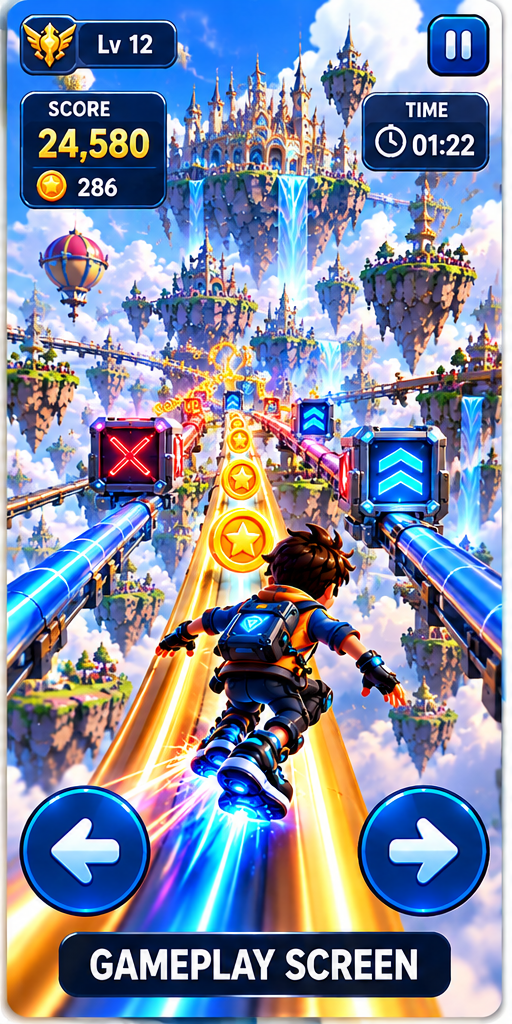
#> input picture docs/reference/1-gameplay-screen.png, 512 x 1024 px, found by its file name
$ python extract_screen1.py
#> lines starting #> are read from the running program, lines starting #| are printed output that depends on the picture; after the words box and inside, x2 and y2 are one past the last pixel; in counts of white or black regions, pixels touching at a corner belong together
"""Split the supplied GAMEPLAY SCREEN image into layers for the app.

Everything comes from the supplied image's own pixels:
  plate.png  - the full screen image with the boy and the gold-rail coin trail
               lifted out (the small hidden areas behind them are restored
               from surrounding pixels of the same image)
  boy.png    - the boy, cut out with an alpha mask
  coin.png   - the big star coin, cut out (reused for approaching coins)
  block_x.png / block_chevron.png - the red X block and blue chevron block
  hud.png    - the HUD artwork only (drawn on top of moving objects)
  src/screen1/layers.json - pixel positions of everything (512x1024 image space)

Run: python3 tools/extract_screen1.py
"""
import json
import cv2
import numpy as np

SRC = 'docs/reference/1-gameplay-screen.png'
OUT = 'public/screen1'

img = cv2.imread(SRC)
#> img is the input picture: shape (1024, 512, 3); mean B, G, R 163.2, 139.8, 131.9
H, W = img.shape[:2]
assert (W, H) == (512, 1024), (W, H)

# ------------------------------------------------------------------ boy
mask = np.full((H, W), cv2.GC_BGD, np.uint8)
mask[512:828, 150:412] = cv2.GC_PR_BGD
poly = np.array([(262,526),(300,520),(338,540),(352,572),(336,600),(350,630),(392,668),(405,700),(392,705),(372,690),(340,650),(328,690),(318,740),(300,760),(292,800),(280,820),(250,812),(232,800),(212,778),(196,760),(214,730),(228,700),(214,660),(200,640),(170,652),(158,650),(168,630),(200,615),(222,605),(250,590),(262,560)], np.int32)
cv2.fillPoly(mask, [poly], cv2.GC_PR_FGD)
for c in [
    [(270,560),(320,560),(330,600),(320,660),(300,700),(260,700),(240,660),(230,610)],
    [(236,760),(265,745),(280,800),(250,805)],
    [(270,530),(310,528),(325,555),(280,565)],
    # gloves with the orange fingertips
    [(158,648),(170,636),(190,632),(200,640),(196,658),(178,666),(162,662)],
    [(362,684),(372,674),(392,680),(406,694),(404,712),(392,718),(376,708)],
]:
    cv2.fillPoly(mask, [np.array(c, np.int32)], cv2.GC_FGD)
#> mask: shape (1024, 512); min 0, max 3, mean 0.318
# Rail visible beside the head / under the right arm is background.
for c in [
    [(212,519),(284,518),(280,526),(268,536),(262,547),(258,565),(257,580),(247,597),(224,600),(210,598)],
]:
    cv2.fillPoly(mask, [np.array(c, np.int32)], cv2.GC_BGD)
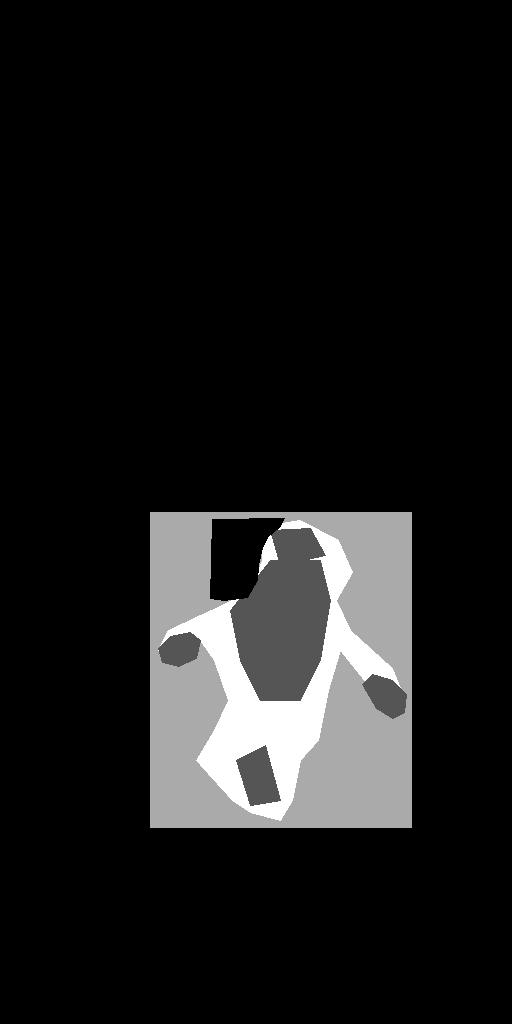
#> mask: shape (1024, 512); min 0, max 3, mean 0.302; drawn with min black and max white
bgd = np.zeros((1, 65), np.float64)
fgd = np.zeros((1, 65), np.float64)
cv2.grabCut(img, mask, None, bgd, fgd, 10, cv2.GC_INIT_WITH_MASK)
boy = np.where((mask == cv2.GC_FGD) | (mask == cv2.GC_PR_FGD), 255, 0).astype(np.uint8)
n, lab, stats, _ = cv2.connectedComponentsWithStats(boy)
#> boy: shape (1024, 512); 6.9% white; 1 white region, box (x1, y1, x2, y2) and area: (150, 524, 409, 821) 36192
boy = np.where(lab == 1 + np.argmax(stats[1:, cv2.CC_STAT_AREA]), 255, 0).astype(np.uint8)
# fill pinholes
boy = cv2.morphologyEx(boy, cv2.MORPH_CLOSE, np.ones((3, 3), np.uint8))
# Fingertip glow: grow the mask a little around both hands.
hands = np.zeros_like(boy)
cv2.circle(hands, (176, 652), 22, 255, -1)
#> hands: shape (1024, 512); 0.29% white; 1 white region, box (x1, y1, x2, y2) and area: (154, 630, 199, 675) 1517
cv2.circle(hands, (390, 700), 24, 255, -1)
#> hands: shape (1024, 512); 0.63% white; 2 white regions, box (x1, y1, x2, y2) and area: (366, 676, 415, 725) 1793, (154, 630, 199, 675) 1517
boy = np.where((hands > 0) & (cv2.dilate(boy, np.ones((7, 7), np.uint8)) > 0), 255, boy).astype(np.uint8)
boy_alpha = cv2.GaussianBlur(boy, (3, 3), 0.7)
#> boy: shape (1024, 512); 7% white; 1 white region, box (x1, y1, x2, y2) and area: (150, 524, 412, 821) 36711

# --------------------------------------------------------------- coins
# Star coins on the gold rail (centre x, centre y, radius) - near to far.
coins = [(239.0, 540.5, 30.0), (240.5, 481.0, 20.0), (240.0, 441.0, 12.0), (238.0, 421.5, 7.0)]
coin_mask = np.zeros((H, W), np.uint8)
for cx, cy, r in coins:
    cv2.circle(coin_mask, (int(round(cx)), int(round(cy))), int(np.ceil(r * 1.12 + 3)), 255, -1)
#> coin_mask: shape (1024, 512); 1.4% white; 1 white region, box (x1, y1, x2, y2) and area: (202, 411, 277, 578) 7490

# --------------------------------------------------------------- plate
# Restore what lies behind the lifted-out boy and coins using only pixels
# of this same image:
#  1. gold rail: mirror across the rail's centre line (the rail is symmetric),
#  2. remaining rail pixels: interpolate along the rail's lengthwise streaks,
#  3. small leftovers over the sky: classic inpainting from the surroundings.
boy_hole = cv2.dilate(boy, np.ones((3, 3), np.uint8))
hole = cv2.bitwise_or(boy_hole, coin_mask)
#> boy_hole: shape (1024, 512); 7.3% white; 1 white region, box (x1, y1, x2, y2) and area: (149, 523, 413, 822) 38439
hsv = cv2.cvtColor(img, cv2.COLOR_BGR2HSV)
#> hsv: shape (1024, 512, 3); mean H, S, V 91.4, 129.3, 189.7
hch, sch, vch = hsv[:, :, 0].astype(int), hsv[:, :, 1].astype(int), hsv[:, :, 2].astype(int)
gold = ((hch >= 8) & (hch <= 32) & (sch > 60) & (vch > 150)) | ((vch > 235) & (sch < 90))
#> gold: shape (1024, 512) bool; 34.9% white; 1184 white regions (913 under 20 px), largest, box (x1, y1, x2, y2) and area: (6, 199, 502, 932) 64764, (212, 705, 404, 934) 16362, (246, 0, 502, 229) 16205

def rail_centre(y):
    # Centre line of the gold rail (measured on the artwork).
    return 238.0 + (y - 540.0) * 0.036

plate = img.copy()
filled = np.zeros((H, W), bool)
ys_h, xs_h = np.where(hole > 0)
for y, x in zip(ys_h, xs_h):
    mx = int(round(2 * rail_centre(y) - x))
    if 0 <= mx < W and hole[y, mx] == 0 and gold[y, mx]:
        plate[y, x] = img[y, mx]
        filled[y, x] = True
#> filled: shape (1024, 512) bool; 1.8% white; 62 white regions (43 under 20 px), largest, box (x1, y1, x2, y2) and area: (243, 488, 411, 713) 6558, (250, 776, 294, 822) 617, (162, 722, 190, 751) 468
#> plate: shape (1024, 512, 3); 1.8% of pixels changed, all inside (x1, y1, x2, y2) = (151, 411, 413, 822)
# Vertical interpolation along the rail for what is still missing.
remaining = (hole > 0) & ~filled
#> remaining: shape (1024, 512) bool; 6.9% white; 51 white regions (36 under 20 px), largest, box (x1, y1, x2, y2) and area: (149, 598, 334, 820) 24794, (202, 412, 275, 577) 6816, (281, 523, 343, 582) 1661
for x in range(W):
    col = remaining[:, x]
    if not col.any():
        continue
    y = 0
    while y < H:
        if not col[y]:
            y += 1
            continue
        y0 = y
        while y < H and col[y]:
            y += 1
        y1 = y  # first non-missing row after the run
        top, bot = y0 - 1, y1
        if top >= 0 and bot < H and gold[top, x] and gold[bot, x] and (y1 - y0) < 140:
            a = plate[top, x].astype(float)
            b = plate[bot, x].astype(float)
            for yy in range(y0, y1):
                t = (yy - top) / (bot - top)
                plate[yy, x] = (a * (1 - t) + b * t).astype(np.uint8)
                filled[yy, x] = True
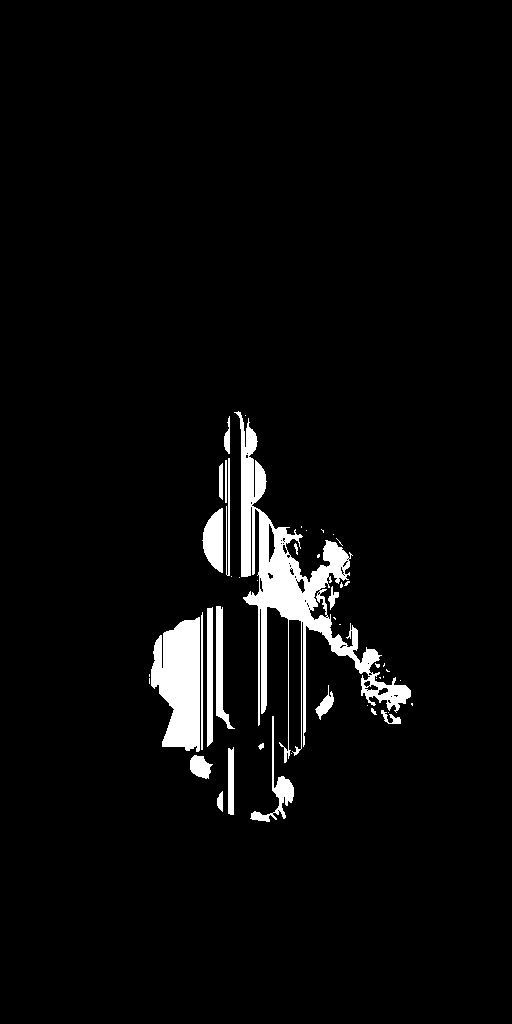
#> filled: shape (1024, 512) bool; 4.2% white; 47 white regions (27 under 20 px), largest, box (x1, y1, x2, y2) and area: (234, 411, 411, 763) 11104, (151, 617, 200, 752) 4869, (202, 508, 223, 573) 969
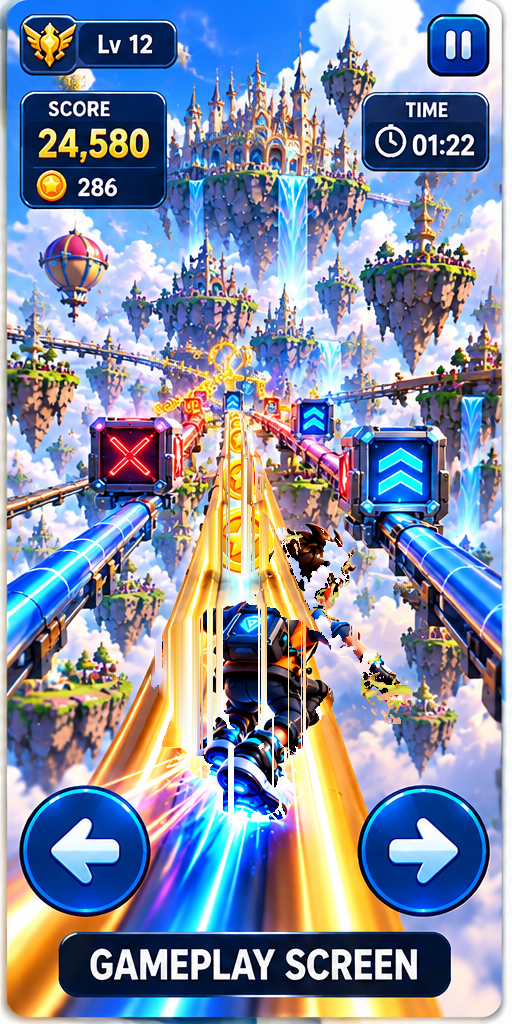
#> plate: shape (1024, 512, 3); mean B, G, R 166.7, 143.6, 135.3
left = ((hole > 0) & ~filled).astype(np.uint8) * 255
#> left: shape (1024, 512); 4.5% white; 71 white regions (33 under 20 px), largest, box (x1, y1, x2, y2) and area: (213, 598, 283, 820) 8477, (267, 607, 288, 788) 2897, (230, 413, 241, 577) 1769
plate = cv2.inpaint(plate, left, 5, cv2.INPAINT_TELEA)
# Gentle smoothing only inside the restored area to hide seams.
blur = cv2.GaussianBlur(plate, (5, 5), 1.0)
m3 = cv2.merge([cv2.GaussianBlur(hole, (5, 5), 1.5)] * 3).astype(np.float32) / 255.0
#> hole: shape (1024, 512); 8.7% white; 1 white region, box (x1, y1, x2, y2) and area: (149, 411, 413, 822) 45684
plate = (plate * (1 - m3) + blur * m3).astype(np.uint8)

def crop_rgba(bgr, alpha, box):
    x0, y0, x1, y1 = box
    rgba = cv2.cvtColor(bgr[y0:y1, x0:x1], cv2.COLOR_BGR2BGRA)
    rgba[:, :, 3] = alpha[y0:y1, x0:x1]
    return rgba

ys, xs = np.where(boy > 0)
bbox = (int(xs.min()) - 2, int(ys.min()) - 2, int(xs.max()) + 3, int(ys.max()) + 3)
cv2.imwrite(f'{OUT}/boy.png', crop_rgba(img, boy_alpha, bbox))

# Each coin of the trail as its own sprite (soft circular alpha: opaque
# disc, feathered rim that blends into the rail).
coin_sprites = []
for i, (cx, cy, r) in enumerate(coins):
    R = r * 1.12 + 3
    yy, xx = np.mgrid[0:H, 0:W]
    d = np.sqrt((xx - cx) ** 2 + (yy - cy) ** 2)
    a = np.clip((R - d) / max(1.0, R - (r + 1)), 0, 1)
    cm = (a * 255).astype(np.uint8)
    box = (int(np.floor(cx - R - 1)), int(np.floor(cy - R - 1)), int(np.ceil(cx + R + 2)), int(np.ceil(cy + R + 2)))
    cv2.imwrite(f'{OUT}/coin{i}.png', crop_rgba(img, cm, box))
    coin_sprites.append({'x': box[0], 'y': box[1], 'w': box[2] - box[0], 'h': box[3] - box[1], 'cx': cx, 'cy': cy, 'r': r})
#> after the loop, coin_sprites = 4 items
coin_box = (coin_sprites[0]['x'], coin_sprites[0]['y'], coin_sprites[0]['x'] + coin_sprites[0]['w'], coin_sprites[0]['y'] + coin_sprites[0]['h'])
#> coin_box = (201, 502, 278, 580)

# Blocks (rectangular frames) with slightly rounded alpha.
def block(box, radius):
#> called with box = (89, 417, 173, 494), radius = 8
    x0, y0, x1, y1 = box
    m = np.zeros((H, W), np.uint8)
    cv2.rectangle(m, (x0 + radius, y0), (x1 - radius, y1), 255, -1)
#> m: shape (1024, 512); 1% white; 1 white region, box (x1, y1, x2, y2) and area: (97, 417, 166, 495) 5382
    cv2.rectangle(m, (x0, y0 + radius), (x1, y1 - radius), 255, -1)
#> m: shape (1024, 512); 1.2% white; 1 white region, box (x1, y1, x2, y2) and area: (89, 417, 174, 495) 6374
    for px, py in [(x0 + radius, y0 + radius), (x1 - radius, y0 + radius), (x0 + radius, y1 - radius), (x1 - radius, y1 - radius)]:
        cv2.circle(m, (px, py), radius, 255, -1, lineType=cv2.LINE_AA)
#> m: shape (1024, 512); min 0, max 255, mean 3.2
    return crop_rgba(img, cv2.GaussianBlur(m, (3, 3), 0.6), (x0 - 1, y0 - 1, x1 + 2, y1 + 2))
#> in crop_rgba (call 6), `rgba[:, :, 3] = alpha[y0:y1, x0:x1]`:
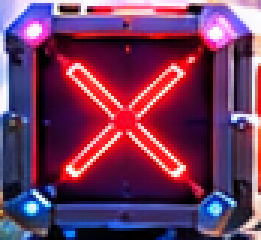
#> rgba: shape (80, 87, 4) (shown 3 times larger); mean B, G, R, A 94.4, 56.4, 114, 240.6
block_x_box = (89, 417, 173, 494)
block_c_box = (354, 425, 447, 517)
cv2.imwrite(f'{OUT}/block_x.png', block(block_x_box, 8))
cv2.imwrite(f'{OUT}/block_chevron.png', block(block_c_box, 8))
#> call 2 of block, with box = (354, 425, 447, 517), radius = 8
#> after the loop in block (call 2), `for px, py in [(x0 + radius, y0 + radius), (x1 - radius, y0 + radius),..`:
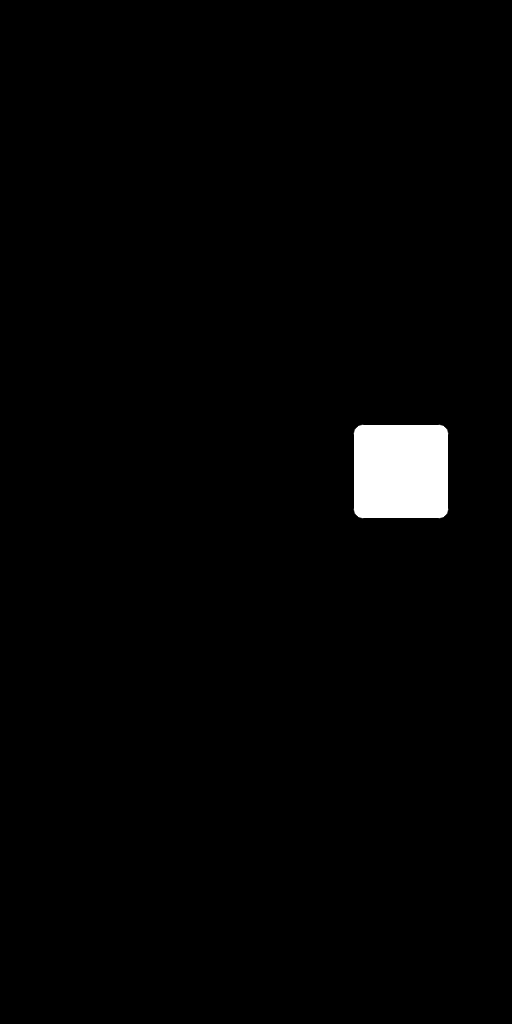
#> m: shape (1024, 512); min 0, max 255, mean 4.2
#> in crop_rgba (call 7), `rgba[:, :, 3] = alpha[y0:y1, x0:x1]`:
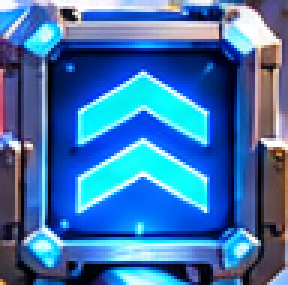
#> rgba: shape (95, 96, 4) (shown 3 times larger); mean B, G, R, A 174.2, 114.8, 61.2, 242.7

# ------------------------------------------------------------------ HUD
hud_mask = np.zeros((H, W), np.uint8)
def rrect(x0, y0, x1, y1, rad):
    cv2.rectangle(hud_mask, (x0 + rad, y0), (x1 - rad, y1), 255, -1)
    cv2.rectangle(hud_mask, (x0, y0 + rad), (x1, y1 - rad), 255, -1)
    for px, py in [(x0 + rad, y0 + rad), (x1 - rad, y0 + rad), (x0 + rad, y1 - rad), (x1 - rad, y1 - rad)]:
        cv2.circle(hud_mask, (px, py), rad, 255, -1, lineType=cv2.LINE_AA)
hud = {
    'level': (20, 14, 180, 72),
    'score': (18, 88, 168, 210),
    'pause': (428, 14, 492, 78),
    'time': (359, 89, 492, 158),
    'caption': (58, 930, 454, 998),
}
for k, (x0, y0, x1, y1) in hud.items():
    rrect(x0, y0, x1, y1, 12)
arrows = {'left': (86, 851, 67), 'right': (425, 851, 67)}
for cx_, cy_, rr in arrows.values():
    cv2.circle(hud_mask, (cx_, cy_), rr, 255, -1, lineType=cv2.LINE_AA)
# The screen's outer frame (thin rounded border drawn in the artwork).
frame = np.zeros((H, W), np.uint8)
cv2.rectangle(frame, (0, 0), (W - 1, H - 1), 255, 14)
#> frame: shape (1024, 512); 4.6% white; 1 white region, box (x1, y1, x2, y2) and area: (0, 0, 512, 1024) 24320
hud_mask = cv2.bitwise_or(hud_mask, frame)
hud_rgba = cv2.cvtColor(img, cv2.COLOR_BGR2BGRA)
hud_rgba[:, :, 3] = hud_mask
cv2.imwrite(f'{OUT}/hud.png', hud_rgba)
cv2.imwrite(f'{OUT}/plate.png', plate)
plate_coins = img.copy()
cm1 = coin_mask > 0
plate_coins[cm1] = plate[cm1]
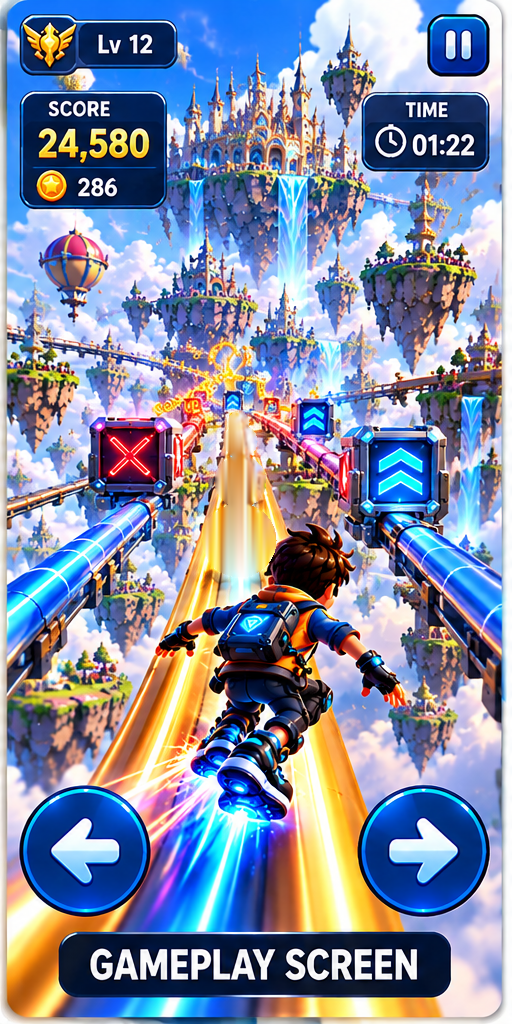
#> plate_coins: shape (1024, 512, 3); 1.43% of pixels changed, all inside (x1, y1, x2, y2) = (202, 411, 277, 578)
# the boy is drawn over this plate unchanged, so keep his painted pixels
plate_coins[boy > 0] = img[boy > 0]
#> plate_coins: shape (1024, 512, 3); 0.03% of pixels changed, all inside (x1, y1, x2, y2) = (259, 532, 277, 572)
cv2.imwrite(f'{OUT}/plate_coins.png', plate_coins)
# App icon / favicon: the winged emblem from the painted level badge.
emblem = img[16:72, 20:84]
cv2.imwrite('public/favicon.png', cv2.resize(emblem, (128, 112), interpolation=cv2.INTER_LANCZOS4))

# Live-number patches: panel background (no digits) rebuilt from a
# text-free strip of the same panel, so updated values can be drawn in the
# painted style. Only used once numbers change (never on the opening frame).
patches = {
    # name: (target rect x0, y0, x1, y1), (sample strip x0, x1)
    'score': ((28, 119, 162, 165), (148, 157)),
    'coins': ((72, 171, 162, 202), (140, 157)),
    'time': ((408, 124, 485, 160), (477, 484)),
}
patch_layout = {}
for name, ((x0, y0, x1, y1), (sx0, sx1)) in patches.items():
    strip = img[y0:y1, sx0:sx1]
    col = strip.mean(axis=1, keepdims=True).astype(np.uint8)
    patch = np.repeat(col, x1 - x0, axis=1)
    cv2.imwrite(f'{OUT}/patch_{name}.png', patch)
    patch_layout[name] = {'x': x0, 'y': y0, 'w': x1 - x0, 'h': y1 - y0}
#> after the loop, patch_layout = 3 items

layout = {
    'size': [W, H],
    'boy': {'x': bbox[0], 'y': bbox[1], 'w': bbox[2] - bbox[0], 'h': bbox[3] - bbox[1], 'feet': [258, 818]},
    'coins': coin_sprites,
    'blockX': {'x': block_x_box[0] - 1, 'y': block_x_box[1] - 1, 'w': block_x_box[2] - block_x_box[0] + 3, 'h': block_x_box[3] - block_x_box[1] + 3},
    'blockChevron': {'x': block_c_box[0] - 1, 'y': block_c_box[1] - 1, 'w': block_c_box[2] - block_c_box[0] + 3, 'h': block_c_box[3] - block_c_box[1] + 3},
    'hud': {k: list(v) for k, v in hud.items()},
    'arrows': {k: list(v) for k, v in arrows.items()},
    'horizonY': 360,
    'patches': patch_layout,
}
with open('src/screen1/layers.json', 'w') as f:
    json.dump(layout, f, indent=2)
print(json.dumps(layout['boy']), 'boy px', int(boy.sum() / 255))
#| {"x": 148, "y": 522, "w": 266, "h": 301, "feet": [258, 818]} boy px 36711
